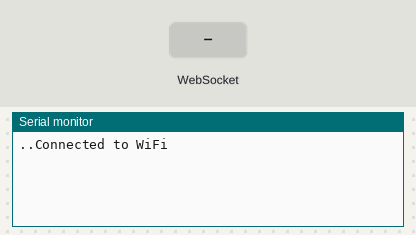
Recording of a sketch running on a simulated ESP8266 (NodeMCU). On the bench: the last lines printed to the serial monitor. The inputs (shaded band) are chosen by the test bench. WiFi joins after 1.5 s; servers stay silent unless stated.

Above: at 3.2 s.
3.3 s: WebSocket text "1" received
At 4.5 s:
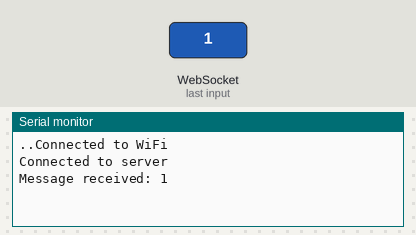
4.8 s: WebSocket text "0" received
At 5.9 s:
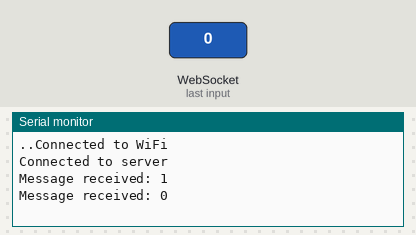
6.3 s: WebSocket text "2" received
At 7.0 s:
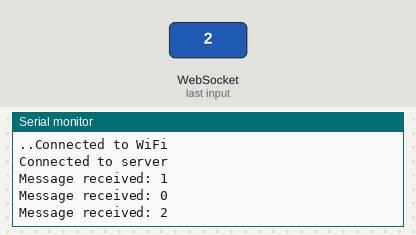

Measured:
- after the input at 3.3 s, the serial monitor: prints a new line at once (image 1)
- after the input at 4.8 s, the serial monitor: prints a new line at once (image 2)
- after the input at 6.3 s, the serial monitor: prints a new line at once (image 3)

The sketch:

esp2866.ino
```cpp
#include <ESP8266WiFi.h>
#include <WebSocketsClient.h>

const char* ssid = "tu_SSID";
const char* password = "tu_PASSWORD";
const char* websockets_server_host = "IP_DE_TU_RASPBERRY_PI";
const uint16_t websockets_server_port = 8765;

WebSocketsClient webSocket;

void setup() {
  Serial.begin(100);
  WiFi.begin(ssid, password);

  while (WiFi.status() != WL_CONNECTED) {
    delay(1000);
    Serial.print(".");
  }
  Serial.println("Connected to WiFi");

  webSocket.begin(websockets_server_host, websockets_server_port, "/");
  webSocket.onEvent(webSocketEvent);
}

void loop() {
  webSocket.loop();
}

void webSocketEvent(WStype_t type, uint8_t * payload, size_t length) {
  switch (type) {
    case WStype_DISCONNECTED:
      Serial.println("Disconnected!");
      break;
    case WStype_CONNECTED:
      Serial.println("Connected to server");
      webSocket.sendTXT("Hello from ESP8266");
      break;
    case WStype_TEXT:
      Serial.printf("Message received: %s\n", payload);
      break;
    case WStype_ERROR:
      Serial.println("Error");
      break;
    default:
      break;
  }
}
```
